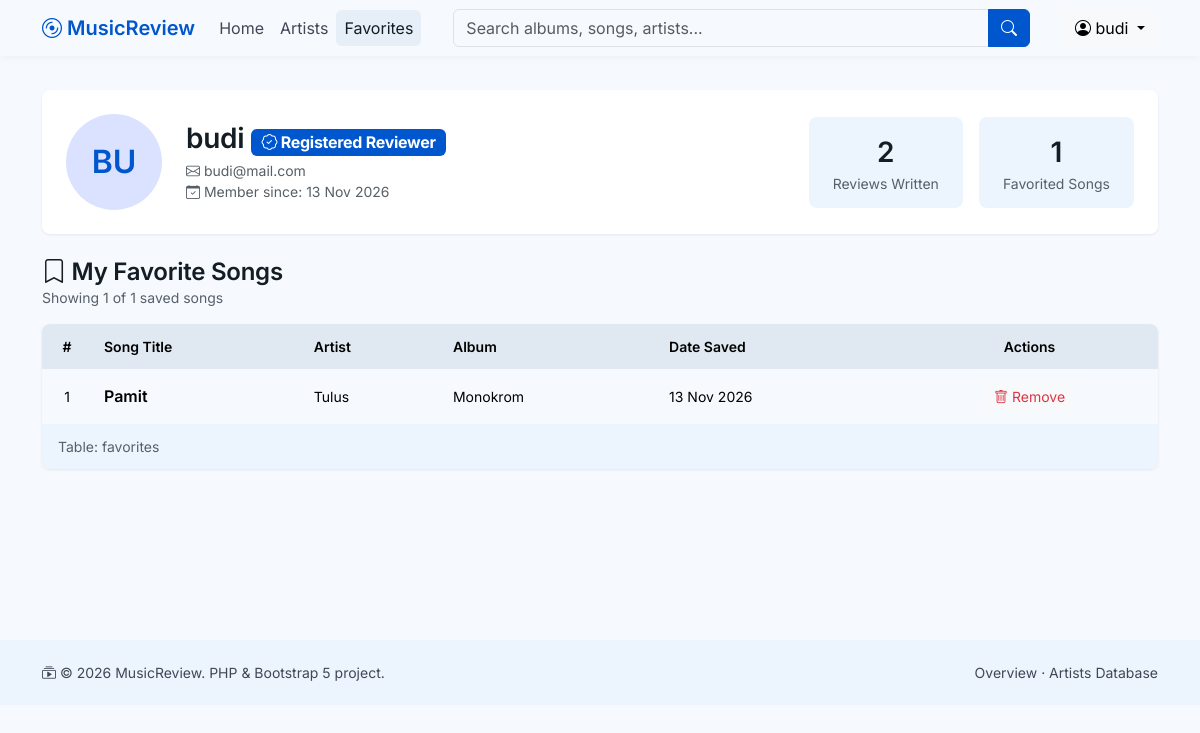
Screenshot of /musicreview/profil.php (signed in) with the database file from the repository.
### tables this page shows
CREATE TABLE `users` (
  `id_user` int(11) NOT NULL,
  `username` varchar(50) NOT NULL,
  `email` varchar(100) NOT NULL,
  `password` varchar(255) NOT NULL,
  `role` enum('admin','user') NOT NULL DEFAULT 'user',
  `foto_profil` varchar(255) DEFAULT NULL,
  `created_at` timestamp NOT NULL DEFAULT current_timestamp()
);

CREATE TABLE `favorites` (
  `id_favorite` int(11) NOT NULL,
  `id_user` int(11) NOT NULL,
  `id_song` int(11) NOT NULL,
  `tanggal_favorite` timestamp NOT NULL DEFAULT current_timestamp()
);

CREATE TABLE `songs` (
  `id_song` int(11) NOT NULL,
  `id_album` int(11) NOT NULL,
  `id_genre` int(11) NOT NULL,
  `judul_lagu` varchar(150) NOT NULL,
  `durasi` time DEFAULT NULL,
  `tanggal_rilis` date DEFAULT NULL
);

CREATE TABLE `artists` (
  `id_artist` int(11) NOT NULL,
  `nama_artist` varchar(100) NOT NULL,
  `bio` text DEFAULT NULL,
  `negara` varchar(50) DEFAULT NULL,
  `foto_artist` varchar(255) DEFAULT NULL
);

CREATE TABLE `albums` (
  `id_album` int(11) NOT NULL,
  `id_artist` int(11) NOT NULL,
  `nama_album` varchar(100) NOT NULL,
  `tanggal_rilis` date DEFAULT NULL,
  `cover_album` varchar(255) DEFAULT NULL,
  `deskripsi` text DEFAULT NULL
);

### musicreview/koneksi.php (called while the page is built, shortened)
<?php
$host     = "localhost";
$user     = "root";
$pass     = "";
$nama_db  = "musicreview";
$koneksi = mysqli_connect($host, $user, $pass, $nama_db);
mysqli_set_charset($koneksi, "utf8mb4");
function jalankan($sql, $params = []) {
    global $koneksi;
    $stmt = mysqli_prepare($koneksi, $sql);
    if ($params) {
        mysqli_stmt_bind_param($stmt, str_repeat("s", count($params)), ...$params);
    }
    if (!mysqli_stmt_execute($stmt)) return false;
    return $stmt;
}
function ambil_semua($sql, $params = []) {
    $stmt = jalankan($sql, $params);
    $hasil = mysqli_stmt_get_result($stmt);
    return $hasil ? mysqli_fetch_all($hasil, MYSQLI_ASSOC) : [];
}
function ambil_satu($sql, $params = []) {
    $data = ambil_semua($sql, $params);
    return $data ? $data[0] : null;
}
function e($teks) {
    return htmlspecialchars($teks ?? "", ENT_QUOTES, "UTF-8");
}
function format_tanggal($tgl) {
    return $tgl ? date("d M Y", strtotime($tgl)) : "-";
}

### musicreview/profil.php (the view, shortened to what this page needs)
<?php
require "koneksi.php";
$id_user = $_SESSION["id_user"];
$user = ambil_satu("SELECT * FROM users WHERE id_user = ?", [$id_user]);
$jml_review   = ambil_satu("SELECT COUNT(*) AS n FROM reviews WHERE id_user = ?", [$id_user])["n"];
$jml_favorit  = ambil_satu("SELECT COUNT(*) AS n FROM favorites WHERE id_user = ?", [$id_user])["n"];
$hal     = max(1, (int)($_GET["hal"] ?? 1));
$per_hal = 5;
$mulai   = ($hal - 1) * $per_hal;
$favorit = ambil_semua("SELECT f.tanggal_favorite, s.id_song, s.judul_lagu, al.nama_album, ar.nama_artist
    FROM favorites f
    JOIN songs s ON f.id_song = s.id_song
    JOIN albums al ON s.id_album = al.id_album
    JOIN artists ar ON al.id_artist = ar.id_artist
    WHERE f.id_user = ? ORDER BY f.tanggal_favorite DESC LIMIT $mulai, $per_hal", [$id_user]);
include "includes/header.php";
?>
<div class="kartu p-4 mb-4 d-flex flex-column flex-md-row gap-4 align-items-md-center">
    <div class="avatar avatar-besar"><?= $user["foto_profil"] ? gambar("profil", $user["foto_profil"], "person") : strtoupper(substr($user["username"], 0, 2)) ?></div>
    <div class="flex-grow-1">
        <h1 class="h3 judul-seksi mb-1">
            <?= e($user["username"]) ?>
            <span class="badge text-bg-primary fs-6"><i class="bi bi-patch-check"></i> <?= $user["role"] == "admin" ? "Administrator" : "Registered Reviewer" ?></span>
        </h1>
        <div class="teks-kecil"><i class="bi bi-envelope"></i> <?= e($user["email"]) ?></div>
        <div class="teks-kecil"><i class="bi bi-calendar-check"></i> Member since: <?= format_tanggal($user["created_at"]) ?></div>
    </div>
    <div class="d-flex gap-3">
        <div class="banner text-center px-4"><div class="fs-3 fw-semibold"><?= $jml_review ?></div><div class="teks-kecil">Reviews Written</div></div>
        <div class="banner text-center px-4"><div class="fs-3 fw-semibold"><?= $jml_favorit ?></div><div class="teks-kecil">Favorited Songs</div></div>
    </div>
</div>
<h2 class="h4 judul-seksi mb-0"><i class="bi bi-bookmark"></i> My Favorite Songs</h2>
<p class="teks-kecil mb-3">Showing <?= count($favorit) ?> of <?= $jml_favorit ?> saved songs</p>
<div class="tabel-mr mb-4">
    <div class="table-responsive">
        <table class="table">
            <thead><tr><th class="text-center" style="width:50px">#</th><th>Song Title</th><th>Artist</th><th>Album</th><th>Date Saved</th><th class="text-center">Actions</th></tr></thead>
            <tbody>
                <?php foreach ($favorit as $i => $f) { ?>
                    <tr>
                        <td class="text-center teks-kecil"><?= $mulai + $i + 1 ?></td>
                        <td class="fw-semibold"><a href="detail_lagu.php?id=<?= $f['id_song'] ?>" class="text-decoration-none text-reset"><?= e($f["judul_lagu"]) ?></a></td>
                        <td class="teks-kecil"><?= e($f["nama_artist"]) ?></td>
                        <td class="teks-kecil"><?= e($f["nama_album"]) ?></td>
                        <td class="teks-kecil"><?= format_tanggal($f["tanggal_favorite"]) ?></td>
                        <td class="text-center">
                            <form method="post" action="favorit.php" class="hapus">
                                <button class="btn btn-sm btn-light text-danger"><i class="bi bi-trash"></i> Remove</button>
                            </form>
                        </td>
                    </tr>
                <?php } ?>
            </tbody>
        </table>
    </div>
    <div class="bawah"><span>Table: favorites</span><?= paginasi($jml_favorit, $per_hal, $hal) ?></div>
</div>
<?php include "includes/footer.php"; ?>

### musicreview/css/style.css (style rules this page uses)
:root { --bs-primary: #0057cd; --bs-primary-rgb: 0, 87, 205; --bs-link-color: #0057cd; --bs-link-hover-color: #00419e; --bs-body-font-family: 'Inter', sans-serif; --bs-body-bg: #f6faff; --bs-body-color: #141d23; --mr-low: #ecf5fe; --mr-container: #e6eff8; --mr-high: #e0e9f2; }
body { background: #f6faff; }
.kartu { background: #fff; border-radius: 8px; box-shadow: 0 1px 3px rgba(0, 0, 0, .08); }
.banner { background: var(--mr-low); border-radius: 8px; padding: 14px 18px; }
.judul-seksi { font-weight: 600; letter-spacing: -.01em; }
.avatar { width: 40px; height: 40px; border-radius: 50%; overflow: hidden; background: #dae2ff; color: #0057cd; font-weight: 600; display: flex; align-items: center; justify-content: center; flex-shrink: 0; }
.avatar-besar { width: 96px; height: 96px; font-size: 2rem; }
.tabel-mr { background: #fff; border-radius: 8px; overflow: hidden; box-shadow: 0 1px 3px rgba(0, 0, 0, .08); }
.tabel-mr table { margin-bottom: 0; }
.tabel-mr thead th { background: var(--mr-high); font-weight: 600; font-size: 14px; padding: 12px; border: 0; }
.tabel-mr tbody td { padding: 12px; vertical-align: middle; border: 0; }
.tabel-mr .bawah { background: var(--mr-low); padding: 12px 16px; display: flex; justify-content: space-between; align-items: center; flex-wrap: wrap; gap: 8px; font-size: 14px; color: #575f67; }
.teks-kecil { font-size: 14px; color: #575f67; }

### rows the page displays
users: username "BU", username "budi", email "budi@mail.com", created_at "13 Nov 2026"
favorites: i "1", id_song.judul_lagu "Pamit", artists.nama_artist "Tulus", albums.nama_album "Monokrom", tanggal_favorite "13 Nov 2026"

### other values shown
$_SESSION["username"] "budi"
$jml_review "2"
$jml_favorit "1"
count($favorit) "1"
